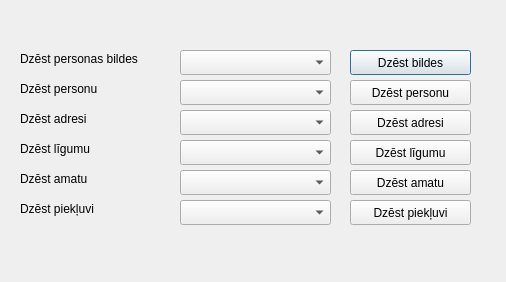
<?xml version="1.0" encoding="UTF-8"?>
<ui version="4.0">
 <class>dzest</class>
 <widget class="QDialog" name="dzest">
  <property name="geometry">
   <rect>
    <x>0</x>
    <y>0</y>
    <width>506</width>
    <height>282</height>
   </rect>
  </property>
  <property name="windowTitle">
   <string>Dzēst informāciju</string>
  </property>
  <widget class="QComboBox" name="dzestbildes">
   <property name="geometry">
    <rect>
     <x>180</x>
     <y>50</y>
     <width>151</width>
     <height>25</height>
    </rect>
   </property>
  </widget>
  <widget class="QLabel" name="label">
   <property name="geometry">
    <rect>
     <x>20</x>
     <y>50</y>
     <width>151</width>
     <height>17</height>
    </rect>
   </property>
   <property name="text">
    <string>Dzēst personas bildes</string>
   </property>
  </widget>
  <widget class="QLabel" name="label_2">
   <property name="geometry">
    <rect>
     <x>20</x>
     <y>80</y>
     <width>151</width>
     <height>17</height>
    </rect>
   </property>
   <property name="text">
    <string>Dzēst personu</string>
   </property>
  </widget>
  <widget class="QComboBox" name="dzestpersonas">
   <property name="geometry">
    <rect>
     <x>180</x>
     <y>80</y>
     <width>151</width>
     <height>25</height>
    </rect>
   </property>
  </widget>
  <widget class="QComboBox" name="dzestligumu">
   <property name="geometry">
    <rect>
     <x>180</x>
     <y>140</y>
     <width>151</width>
     <height>25</height>
    </rect>
   </property>
  </widget>
  <widget class="QLabel" name="label_3">
   <property name="geometry">
    <rect>
     <x>20</x>
     <y>140</y>
     <width>151</width>
     <height>17</height>
    </rect>
   </property>
   <property name="text">
    <string>Dzēst līgumu</string>
   </property>
  </widget>
  <widget class="QLabel" name="label_4">
   <property name="geometry">
    <rect>
     <x>20</x>
     <y>110</y>
     <width>151</width>
     <height>17</height>
    </rect>
   </property>
   <property name="text">
    <string>Dzēst adresi</string>
   </property>
  </widget>
  <widget class="QComboBox" name="dzestadreses">
   <property name="geometry">
    <rect>
     <x>180</x>
     <y>110</y>
     <width>151</width>
     <height>25</height>
    </rect>
   </property>
  </widget>
  <widget class="QLabel" name="label_5">
   <property name="geometry">
    <rect>
     <x>20</x>
     <y>170</y>
     <width>151</width>
     <height>17</height>
    </rect>
   </property>
   <property name="text">
    <string>Dzēst amatu</string>
   </property>
  </widget>
  <widget class="QComboBox" name="dzestamatu">
   <property name="geometry">
    <rect>
     <x>180</x>
     <y>170</y>
     <width>151</width>
     <height>25</height>
    </rect>
   </property>
  </widget>
  <widget class="QLabel" name="label_6">
   <property name="geometry">
    <rect>
     <x>20</x>
     <y>200</y>
     <width>151</width>
     <height>17</height>
    </rect>
   </property>
   <property name="text">
    <string>Dzēst piekļuvi</string>
   </property>
  </widget>
  <widget class="QComboBox" name="dzestpiekluvi">
   <property name="geometry">
    <rect>
     <x>180</x>
     <y>200</y>
     <width>151</width>
     <height>25</height>
    </rect>
   </property>
  </widget>
  <widget class="QPushButton" name="dzest_bildes">
   <property name="geometry">
    <rect>
     <x>350</x>
     <y>50</y>
     <width>121</width>
     <height>25</height>
    </rect>
   </property>
   <property name="text">
    <string>Dzēst bildes</string>
   </property>
  </widget>
  <widget class="QPushButton" name="dzest_personu">
   <property name="geometry">
    <rect>
     <x>350</x>
     <y>80</y>
     <width>121</width>
     <height>25</height>
    </rect>
   </property>
   <property name="text">
    <string>Dzēst personu</string>
   </property>
  </widget>
  <widget class="QPushButton" name="dzest_adresi">
   <property name="geometry">
    <rect>
     <x>350</x>
     <y>110</y>
     <width>121</width>
     <height>25</height>
    </rect>
   </property>
   <property name="text">
    <string>Dzēst adresi</string>
   </property>
  </widget>
  <widget class="QPushButton" name="dzest_ligumu">
   <property name="geometry">
    <rect>
     <x>350</x>
     <y>140</y>
     <width>121</width>
     <height>25</height>
    </rect>
   </property>
   <property name="text">
    <string>Dzēst līgumu</string>
   </property>
  </widget>
  <widget class="QPushButton" name="dzest_piekluvi">
   <property name="geometry">
    <rect>
     <x>350</x>
     <y>200</y>
     <width>121</width>
     <height>25</height>
    </rect>
   </property>
   <property name="text">
    <string>Dzēst piekļuvi</string>
   </property>
  </widget>
  <widget class="QPushButton" name="dzest_amatu">
   <property name="geometry">
    <rect>
     <x>350</x>
     <y>170</y>
     <width>121</width>
     <height>25</height>
    </rect>
   </property>
   <property name="text">
    <string>Dzēst amatu</string>
   </property>
  </widget>
 </widget>
 <resources/>
 <connections/>
</ui>
